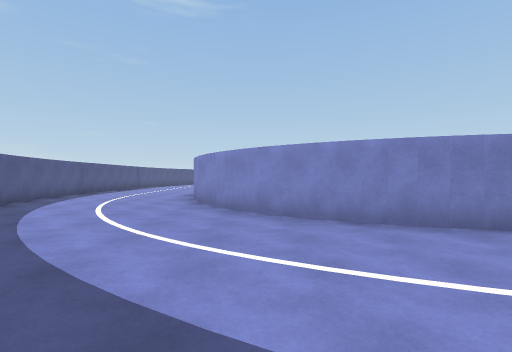
[1] (above)

22 first-person views from a walk through a scene from a Unity 3-D project. The camera is 1.4 m above the floor, looks level and sees 85° across. The floor is counted in squares, 2 m on a side. Each view is taken from the middle of a square. On the plan, view 1 faces up. The plan holds only what a view shows up to about 9 squares ahead; the rest is blank. The place goes on beyond the plan. The player is left out. Some animated figures are not drawn.

[2]
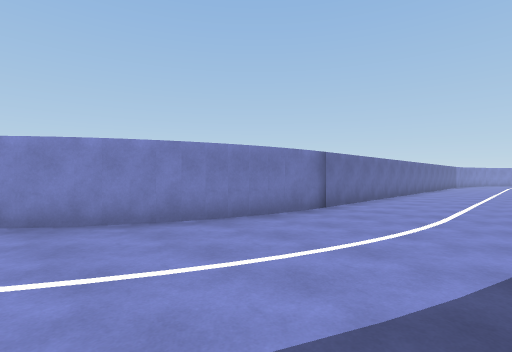

[3]
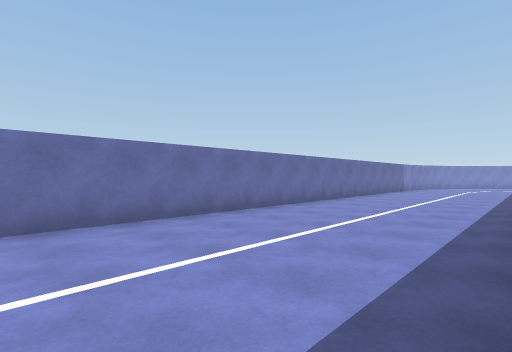

[4]
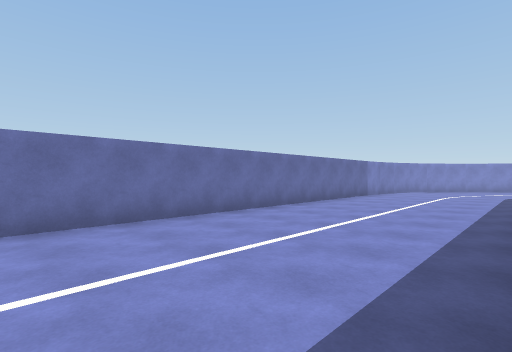

[5]
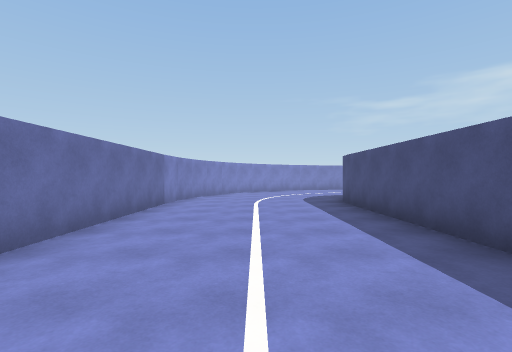

[6]
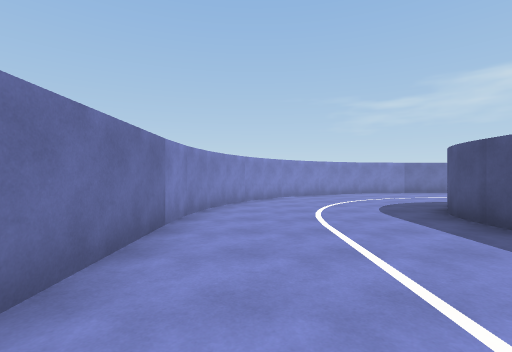

[7]
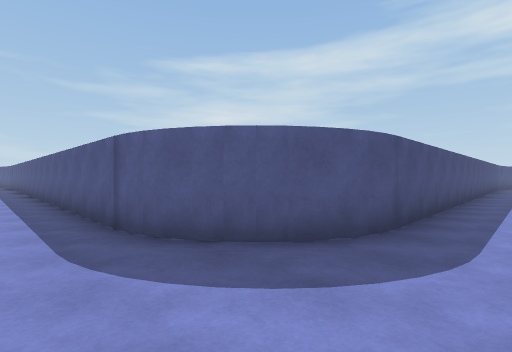

[8]
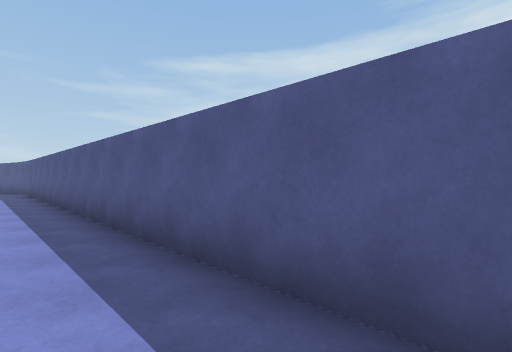

[9]
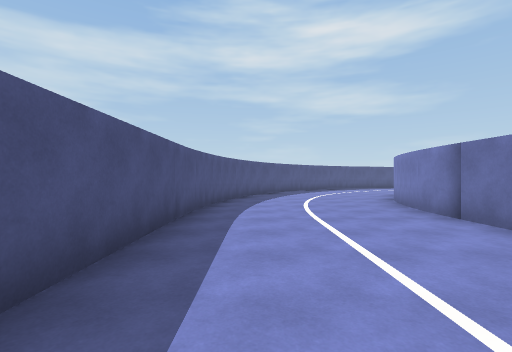

[10]
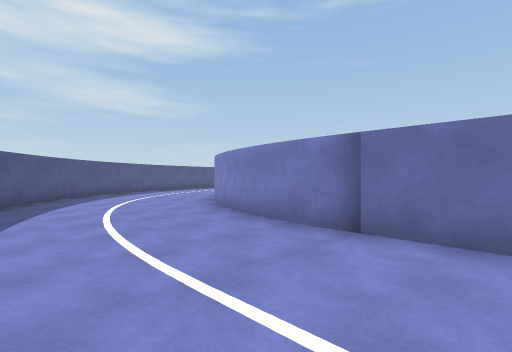

[11]
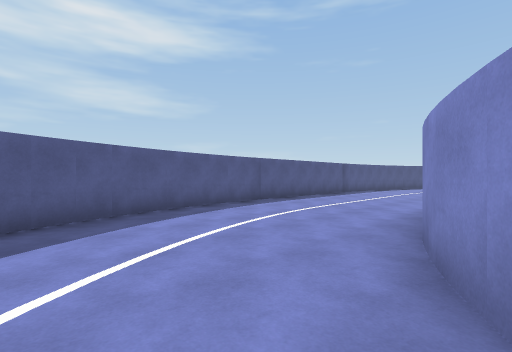

[12]
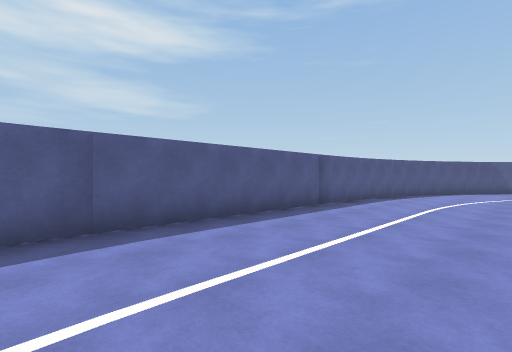

[13]
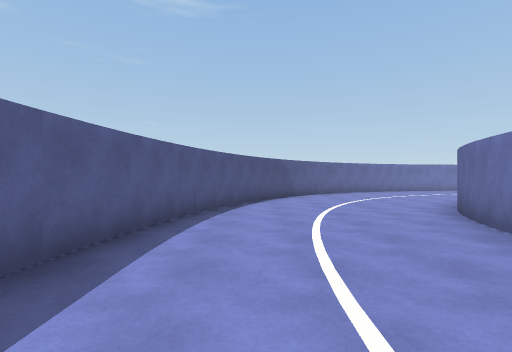

[14]
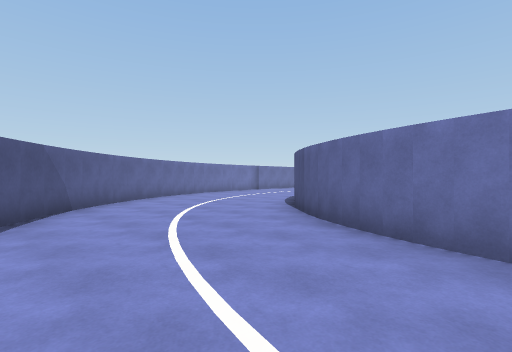

[15]
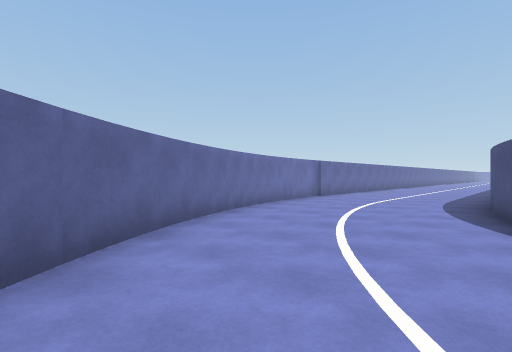

[16]
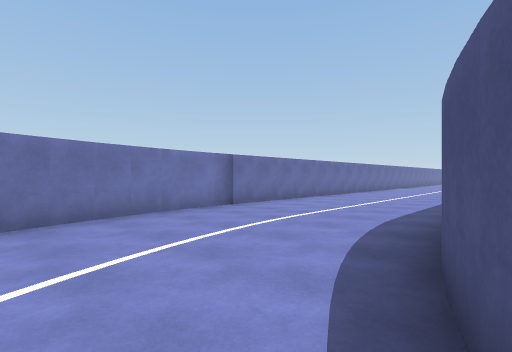

[17]
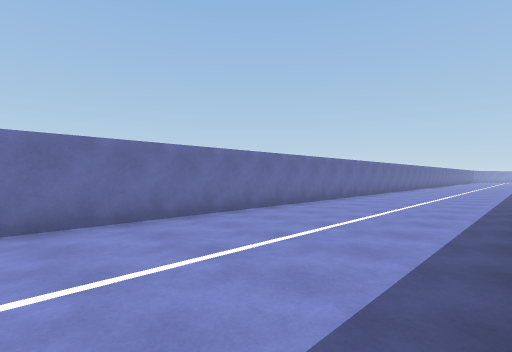

[18]
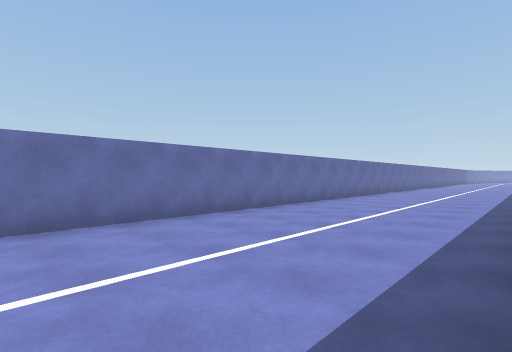

[19]
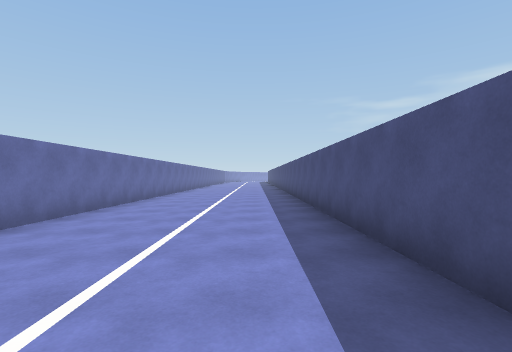

[20]
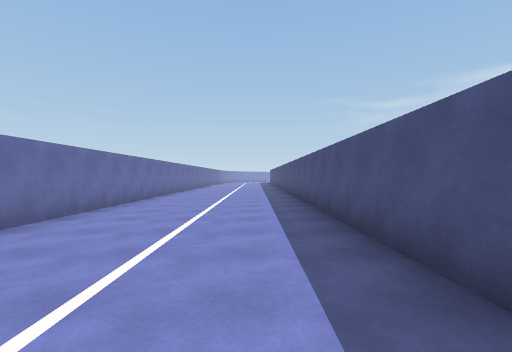

[21]
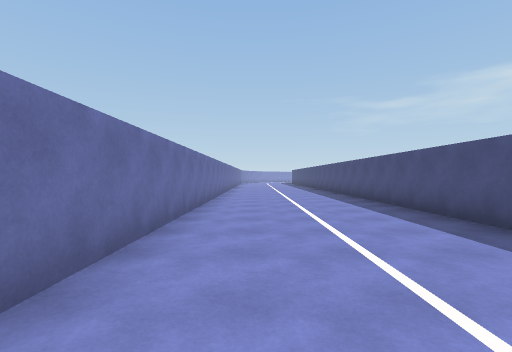

[22]
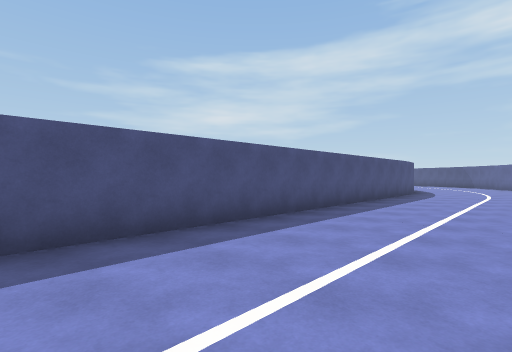

### Floor plan
Points are (right, up) in squares from view 1. A wall is a line through its corners. A room is listed if a view was taken in it or the views show most of it. See-through windows are left out.
Room 1 (views 1, 2, 3, 4, 5, 6, 7, 8, 9, 10, 11, 12, 13, 14, 15, 16, 17, 18, 19, 20, 21, 22)
walls: (4.6, 3.3) (3.7, 3.4); (3.8, 3.4) (2.5, 3.7); (12.5, -1.3) (20.4, -1.3) (21.1, -1.5); (2.6, 3.7) (1.5, 4.1); (1.6, 4.1) (1.2, 4.3); (1.3, 4.3) (0.3, 5); (1.2, -0.7) (2.4, -1) (4.2, -1.3) (8.6, -1.3); (0.5, 4.8) (-0.2, 5.4); (-0.1, 5.3) (-0.6, 5.9); (-0.8, 6.1) (-1.4, 7.1); (-1.3, 7) (-1.7, 7.8); (-1.6, 7.7) (-1.9, 8.5); (21, 3.3) (4.5, 3.3); (-3, 1.7) (-2, 0.9) (-1.1, 0.4); (20.3, -1.3) (20.8, -1.4); (-3.5, 2.3) (-2.9, 1.7); (21, -1.5) (21.4, -1.7); (22.1, 3) (21, 3.2); (21.3, -1.6) (21.7, -1.9); (21.6, -1.8) (21.9, -2.1); (22.9, 2.7) (21.9, 3.1); (23.7, 2.3) (22.8, 2.7); (22.5, -2.9) (22.7, -3.6) (22.7, -18.4); (22.6, -3.2) (22.7, -3.7); (24.5, 1.8) (23.6, 2.3); (-6.2, 6.7) (-5.6, 5.2); (-6.5, 7.9) (-6.1, 6.6); (-6.7, 9.1) (-6.4, 7.7); (-6.7, 9.7) (-6.7, 9); (-2, 18.1) (-1.8, 19); (-1.8, 18.9) (-1.5, 19.7); (-1.5, 19.6) (-1.2, 20.3); (-1.2, 20.2) (-0.8, 20.8) (-0.3, 21.4); (-0.4, 21.4) (0.1, 21.8); (6.5, 23.7) (24.5, 23.7); (2, 23) (2.6, 23.3); (2.5, 23.2) (3.3, 23.5) (4.2, 23.6); (-6.8, 17.4) (-6.8, 9.6); (-6.6, 18.6) (-6.7, 17.2); (-6.3, 19.8) (-6.6, 18.5); (-5.9, 21) (-6.3, 19.7); (-4.1, 24.1) (-5.2, 22.5) (-5.5, 22) (-5.9, 20.9); (-2, 26.1) (-3.4, 24.9) (-4.2, 23.9); (-1, 26.7) (-2.1, 26); (4.3, 28.3) (3.6, 28.2) (2.3, 27.9); (0.7, 27.5) (0, 27.2) (-1.1, 26.6); (2.3, 28) (0.5, 27.4); (24.5, 28.3) (4.1, 28.3)

Where each view was taken, in squares from view 1:
view 1: 0 up, 0 right, facing up
view 2: 0 up, 0 right, facing up-right
view 3: 1 down, 6 right, facing up-right
view 4: 1 down, 10 right, facing up-right
view 5: 1 up, 13 right, facing right
view 6: 2 up, 16 right, facing right
view 7: 0 up, 24 right, facing down-left
view 8: 7 down, 24 right, facing down-left
view 9: 0 up, 10 right, facing left
view 10: 0 up, 7 right, facing up-left
view 11: 5 up, 1 left, facing up-left
view 12: 10 up, 3 left, facing up-left
view 13: 15 up, 5 left, facing up
view 14: 18 up, 5 left, facing up-right
view 15: 23 up, 3 left, facing up-right
view 16: 23 up, 1 right, facing up-right
view 17: 24 up, 6 right, facing up-right
view 18: 24 up, 10 right, facing up-right
view 19: 25 up, 11 right, facing right
view 20: 25 up, 15 right, facing right
view 21: 27 up, 16 right, facing right
view 22: 27 up, 16 right, facing down-left
